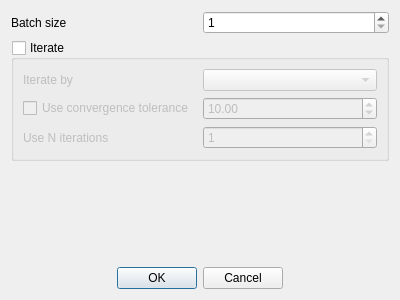
<?xml version="1.0" encoding="UTF-8"?>
<ui version="4.0">
 <class>Dialog</class>
 <widget class="QDialog" name="Dialog">
  <property name="geometry">
   <rect>
    <x>0</x>
    <y>0</y>
    <width>400</width>
    <height>300</height>
   </rect>
  </property>
  <property name="windowTitle">
   <string>Dialog</string>
  </property>
  <layout class="QVBoxLayout" name="verticalLayout_2">
   <item>
    <layout class="QHBoxLayout" name="horizontalLayout_4">
     <item>
      <widget class="QLabel" name="label_2">
       <property name="text">
        <string>Batch size</string>
       </property>
      </widget>
     </item>
     <item>
      <widget class="QSpinBox" name="batchSizeSpinBox">
       <property name="minimum">
        <number>1</number>
       </property>
       <property name="maximum">
        <number>99</number>
       </property>
      </widget>
     </item>
    </layout>
   </item>
   <item>
    <widget class="QGroupBox" name="iterateGroupBox">
     <property name="enabled">
      <bool>true</bool>
     </property>
     <property name="title">
      <string>Iterate</string>
     </property>
     <property name="checkable">
      <bool>true</bool>
     </property>
     <property name="checked">
      <bool>false</bool>
     </property>
     <layout class="QVBoxLayout" name="verticalLayout">
      <item>
       <layout class="QHBoxLayout" name="horizontalLayout_3">
        <item>
         <widget class="QLabel" name="label">
          <property name="text">
           <string>Iterate by</string>
          </property>
         </widget>
        </item>
        <item>
         <widget class="QComboBox" name="iterateByComboBox"/>
        </item>
       </layout>
      </item>
      <item>
       <layout class="QHBoxLayout" name="horizontalLayout_2">
        <item>
         <widget class="QCheckBox" name="checkBox">
          <property name="text">
           <string>Use convergence tolerance</string>
          </property>
         </widget>
        </item>
        <item>
         <widget class="ExponentialSpinBox" name="convergenceToleranceSpinBox">
          <property name="value">
           <double>10.000000000000000</double>
          </property>
         </widget>
        </item>
       </layout>
      </item>
      <item>
       <layout class="QHBoxLayout" name="horizontalLayout">
        <item>
         <widget class="QLabel" name="label_3">
          <property name="text">
           <string>Use N iterations</string>
          </property>
         </widget>
        </item>
        <item>
         <widget class="QSpinBox" name="maxIterationsSpinBox">
          <property name="minimum">
           <number>1</number>
          </property>
         </widget>
        </item>
       </layout>
      </item>
     </layout>
    </widget>
   </item>
   <item>
    <spacer name="verticalSpacer">
     <property name="orientation">
      <enum>Qt::Vertical</enum>
     </property>
     <property name="sizeHint" stdset="0">
      <size>
       <width>20</width>
       <height>40</height>
      </size>
     </property>
    </spacer>
   </item>
   <item>
    <widget class="QDialogButtonBox" name="buttonBox">
     <property name="orientation">
      <enum>Qt::Horizontal</enum>
     </property>
     <property name="standardButtons">
      <set>QDialogButtonBox::Cancel|QDialogButtonBox::Ok</set>
     </property>
     <property name="centerButtons">
      <bool>true</bool>
     </property>
    </widget>
   </item>
  </layout>
 </widget>
 <customwidgets>
  <customwidget>
   <class>ExponentialSpinBox</class>
   <extends>QDoubleSpinBox</extends>
   <header>src.gui.widgets.exponential_spinbox</header>
  </customwidget>
 </customwidgets>
 <resources/>
 <connections>
  <connection>
   <sender>buttonBox</sender>
   <signal>accepted()</signal>
   <receiver>Dialog</receiver>
   <slot>accept()</slot>
   <hints>
    <hint type="sourcelabel">
     <x>248</x>
     <y>254</y>
    </hint>
    <hint type="destinationlabel">
     <x>157</x>
     <y>274</y>
    </hint>
   </hints>
  </connection>
  <connection>
   <sender>buttonBox</sender>
   <signal>rejected()</signal>
   <receiver>Dialog</receiver>
   <slot>reject()</slot>
   <hints>
    <hint type="sourcelabel">
     <x>316</x>
     <y>260</y>
    </hint>
    <hint type="destinationlabel">
     <x>286</x>
     <y>274</y>
    </hint>
   </hints>
  </connection>
 </connections>
</ui>
